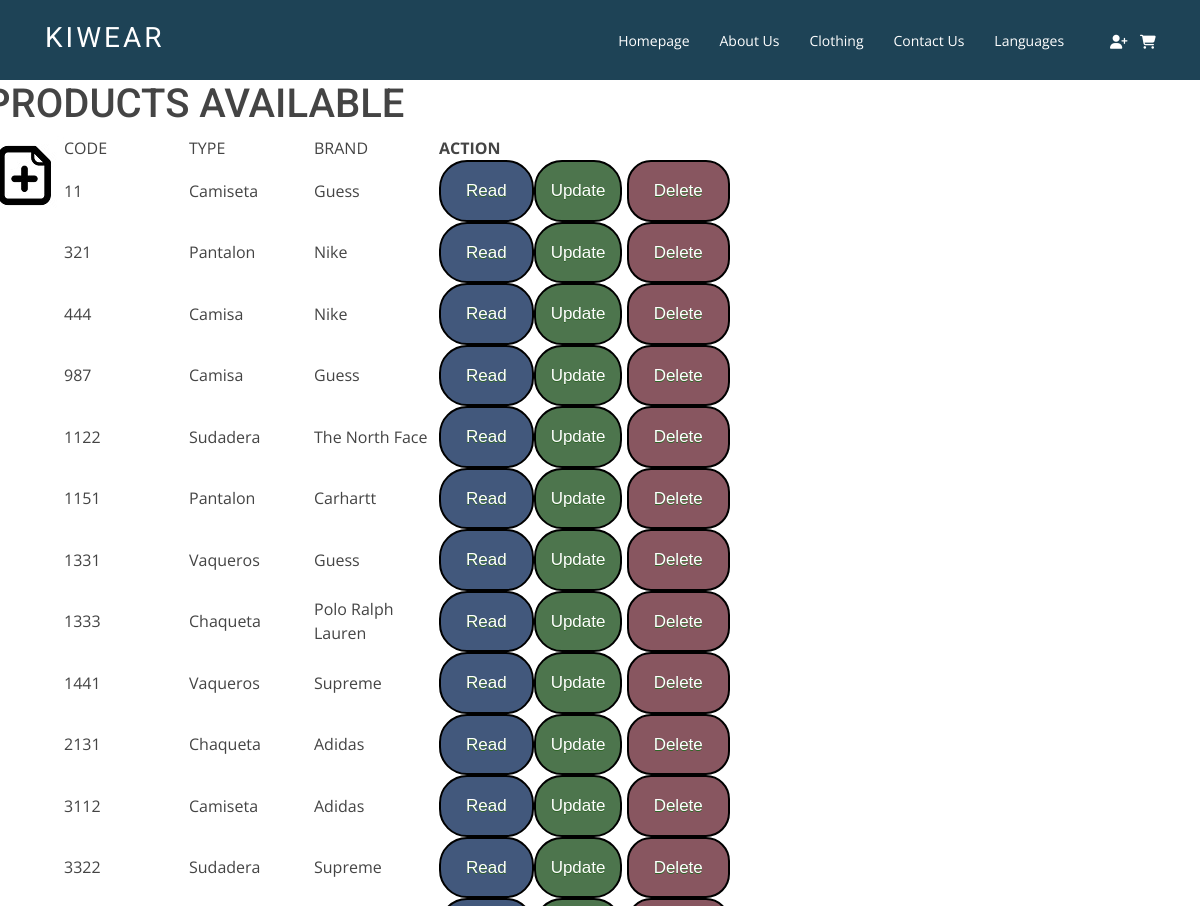
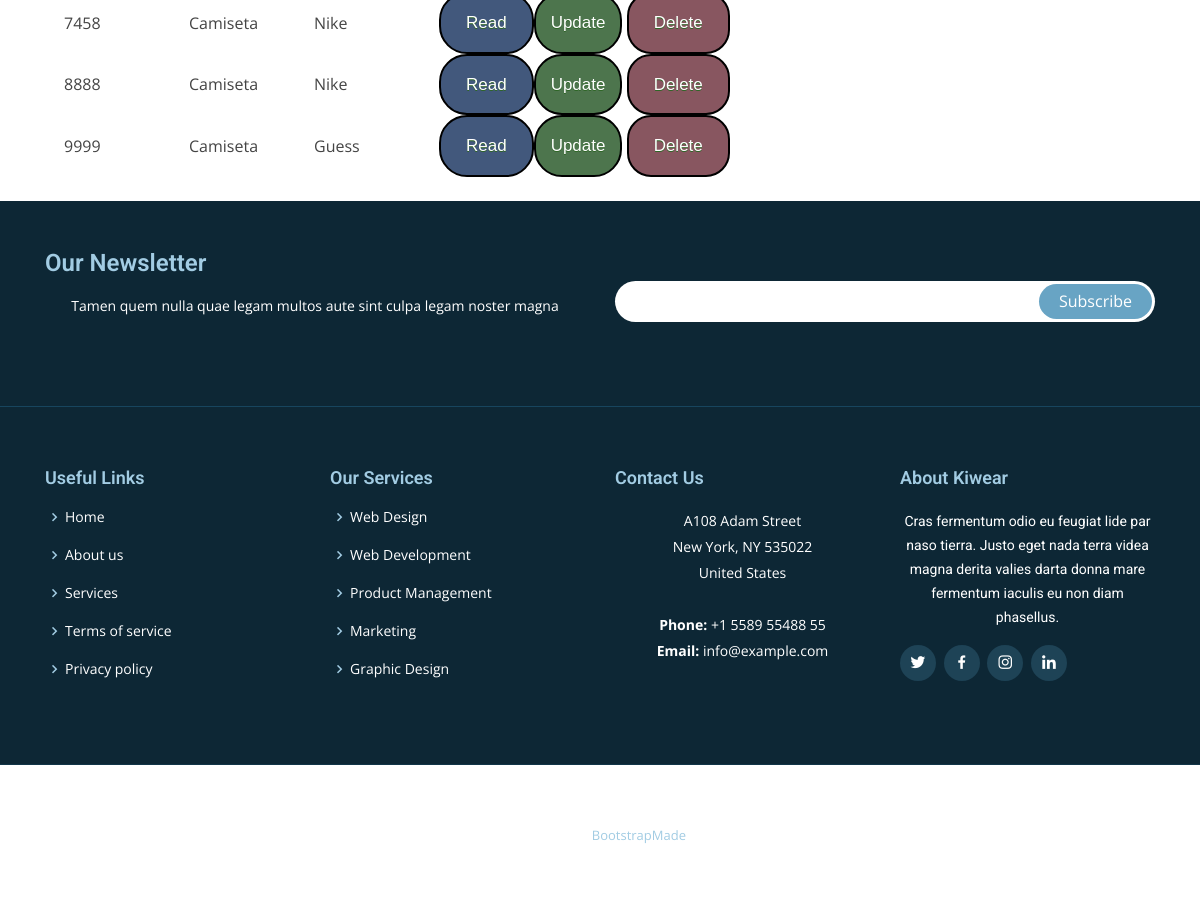
Page /index.php?page=controller_clothes&op=list_clothes on the committed database (2 pictures, top to bottom).
### tables this page shows
CREATE TABLE `ropa` (
  `codigo` int NOT NULL,
  `nombre` varchar(25) DEFAULT NULL,
  `marca` varchar(50) DEFAULT NULL,
  `color` varchar(20) DEFAULT NULL,
  `talla` varchar(30) DEFAULT NULL,
  `img` varchar(50) DEFAULT NULL,
  `fechaEnv` varchar(50) DEFAULT NULL,
  `precio` varchar(50) DEFAULT NULL,
  `descripcion` varchar(100) DEFAULT NULL,
  `visitas` varchar(100) DEFAULT NULL,
  PRIMARY KEY (`codigo`)
);

### modulo/clothing/modelo/DAOclothes.php (called while the page is built, shortened)
<?php
class DAOclothes{
		function select_all_clothes(){
			$sql = "SELECT * FROM ropa";
			$conexion = connect::con();
			$res = mysqli_query($conexion, $sql);
            return $res;
		}
}

### modulo/clothing/vista/list_clothes.php (the view, shortened to what this page needs)
<div id="contenido2">
    <div class="container2">
    	<div class="row">
    			<h1 data-tr="PRODUCTOS DISPONIBLES">PRODUCTOS DISPONIBLES</h1>
    	</div>
    	<div class="row">
    		<p class="create"><a href="index.php?page=controller_clothes&op=create_clothes"><img src="vistas/img/crear.jpg"></a></p>
    		<table id="table_clothes" >
            <thead>
                <tr>
                    <td width=125 id='list' data-tr="CODIGO"><b>CODIGO</b></th>
                    <td width=125 id='list' data-tr="TIPO"><b>TIPO</b></th>
                    <td width=125 id='list' data-tr="MARCA"><b>MARCA</b></th>
                    <th width=350 id='list' data-tr="ACCION"><b>ACCION</b></th>
                </tr>
            </thead>
            <tbody>
                <?php
                    if ($rdo->num_rows === 0){
                        echo '<tr>';
                        echo '<td id="artic"  colspan="4" data-tr="NO HAY NINGUN ARTÍCULO">NO HAY NINGUN ARTÍCULO</td>';
                        echo '</tr>';
                    }else{
                        foreach ($rdo as $row) {
                       		echo '<tr>';
                    	   	echo '<td width=125 id="oplist_clothes">'. $row['codigo'] . '</td>';
                    	   	echo '<td width=125 id="oplist_clothes">'. $row['nombre'] . '</td>';
                    	   	echo '<td width=125 id="oplist_clothes">'. $row['marca'] . '</td>';
                            echo '<td width=350>';
                            echo '<a class="clothes Button_blue" tittle="Read Clothes" id='.$row['codigo'].'>Read</a>';
                    	   	echo '<a class="Button_green" href="index.php?page=controller_clothes&op=update_clothes&id='.$row['codigo'].'" data-tr="Update">Update</a>';
                    	   	echo '<a class="Button_red" href="index.php?page=controller_clothes&op=delete_clothes&id='.$row['codigo'].'" data-tr="Delete">Delete</a>';
                    	   	echo '</td>';
                    	   	echo '</tr>';
                        }
                    }
                ?>
                </tbody>
            </table>
    	</div>
    </div>
</div>

### index.php (shortened to what this page needs)
<div id="wrapper">
    <div id="header">
    </div>
    <div id="menu">
	    </div>
    <div id="contenido">
    	<?php
		include("vistas/incluir/paginas.php"); ?>
        <br style="clear:both;" />
    </div>
    <div id="footer">
    </div>
</div>

### vistas/incluir/paginas.php (shortened to what this page needs)
<?php
if (isset($_GET['page'])){
	switch($_GET['page']){
		case "controller_clothes":
		include("modulo/clothing/controlador/".$_GET['page'].".php");
		break;
		}
	}else{
		include("vistas/incluir/inicio.html");
	}
?>

### modulo/clothing/controlador/controller_clothes.php (shortened to what this page needs)
<?php
$path=$_SERVER['DOCUMENT_ROOT'] ."/Ejercicios_PHP";
include ($path  ."/modulo/clothing/modelo/DAOclothes.php");
switch ($_GET["op"]){
 case "list_clothes":
  try{
    $daoclothes = new DAOclothes();
    $rdo = $daoclothes->select_all_clothes();
  }catch (Exception $e){
    $callback = 'index.php?page=503';
    die('<script>window.location.href="'.$callback .'";</script>');
  }
  if(!$rdo){
  $callback = 'index.php?page=503';
  die('<script>window.location.href="'.$callback .'";</script>');
  }else{
    include("modulo/clothing/vista/list_clothes.php");
  }
  break;
}

### rows in the picture
ropa: codigo "11", nombre "Camiseta", marca "Guess"
ropa: codigo "321", nombre "Pantalon", marca "Nike"
ropa: codigo "444", nombre "Camisa", marca "Nike"
ropa: codigo "987", nombre "Camisa", marca "Guess"
ropa: codigo "1122", nombre "Sudadera", marca "The North Face"
ropa: codigo "1151", nombre "Pantalon", marca "Carhartt"
ropa: codigo "1331", nombre "Vaqueros", marca "Guess"
ropa: codigo "1333", nombre "Chaqueta", marca "Polo Ralph Lauren"
ropa: codigo "1441", nombre "Vaqueros", marca "Supreme"
ropa: codigo "2131", nombre "Chaqueta", marca "Adidas"
ropa: codigo "3112", nombre "Camiseta", marca "Adidas"
ropa: codigo "3322", nombre "Sudadera", marca "Supreme"
ropa: codigo "7458", nombre "Camiseta", marca "Nike"
ropa: codigo "8888", nombre "Camiseta", marca "Nike"
ropa: codigo "9999", nombre "Camiseta", marca "Guess"
